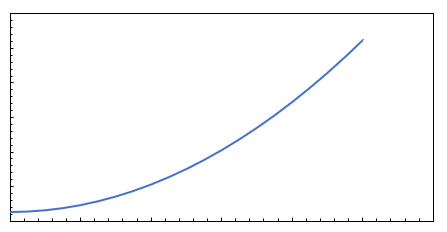
#> input picture t2.PNG, 447 x 232 px
$ python DBScan_graphic_img.py
#> lines starting #> are read from the running program, lines starting #| are printed output that depends on the picture; long printed decimals are rounded
#-------------------------------------------------------------------------------
# Name:        module1
# Purpose:
#
# Author:      Antonio
#
# Created:     29/06/2021
# Copyright:   (c) Antonio 2021
# Licence:     <your licence>
#-------------------------------------------------------------------------------

def main():

    import numpy as np
    import matplotlib.pyplot as plt
    import matplotlib.image as mpimg
    import pandas as pd
    from sklearn.cluster import DBSCAN
    from sklearn.preprocessing import scale


    img=mpimg.imread('t2.PNG')
#> img is the input picture: shape (232, 447, 4) float32; mean R, G, B, A 0.981, 0.982, 0.985, 1

    eps=0.15
##    eps=0.2  ## OBS: Usar no t3
    pmin=25

    # Pegando dados da imagem

    vec_x=[]
    vec_y=[]
    vec_r=[]
    vec_g=[]
    vec_b=[]
    vec_alpha=[]

    for i in range(len(img)):
        for j in range(len(img[i])):
            a=img[i,j]
            grava=True
            if (a[0]==1.0 and a[1]==1.0 and a[2]==1.0):
                grava=False
            if (grava):
                vec_x.append(float(j))
                vec_y.append(float(i))
                vec_r.append(a[0])
                vec_g.append(a[1])
                vec_b.append(a[2])
                vec_alpha.append(a[3])
#> after the loop, vec_alpha = 2621 values from 1 to 1; vec_b = 2621 values, max 1 at index 511, min 0 at index 0, mean 0.401; vec_g = 2621 values, max 0.996 at index 511, min 0 at index 0, mean 0.302; vec_r = 2621 values, max 0.996 at index 511, min 0 at index 0, mean 0.247; vec_x = 2621 values, max 433 at index 423, min 10 at index 0, mean 205.2; vec_y = 2621 values from 13 to 221

    ## Invertendo valores de y
    y_max=float(len(img))
#> y_max = 232
    print(vec_y[5],vec_y[500],vec_y[1000])
#| 13.0 42.0 114.0

    for i in range(len(vec_y)):
      vec_y[i] = y_max - vec_y[i]
#> after the loop, vec_y = 2621 values, max 219 at index 0, min 11 at index 2197, mean 96.95

    # Colocando dados em data_frame
    data = {'R':vec_r,'G':vec_g, 'B':vec_b, 'alpha':vec_alpha,'x':vec_x,'y':vec_y}
    df = pd.DataFrame (data, columns = ['R','G','B','alpha','x','y'])
#> df = table of 2621 rows and 6 columns
    print(df.head())
#|           R         G         B  alpha     x      y
#| 0  0  0  0    1.0  10.0  219.0
#| 1  0  0  0    1.0  11.0  219.0
#| 2  0  0  0    1.0  12.0  219.0
#| 3  0.003922  0.003922  0.003922    1.0  13.0  219.0
#| 4  0.003922  0.003922  0.003922    1.0  14.0  219.0
    print(df.tail())
#|              R         G         B  alpha      x     y
#| 2616  0  0  0    1.0  429.0  11.0
#| 2617  0  0  0    1.0  430.0  11.0
#| 2618  0  0  0    1.0  431.0  11.0
#| 2619  0  0  0    1.0  432.0  11.0
#| 2620  0.003922  0.003922  0.003922    1.0  433.0  11.0

##    ## Aplicando dbscan
##    X = np.column_stack((data['R'],data['G'],data['B'],data['alpha']))

    ## Aplicando dbscan com x,y e cores
    data1 = scale(df)
#> data1 = 2621 rows, first 6: [-0.815, -0.9, -0.956, 0, -1.44, 1.59], [-0.815, -0.9, -0.956, 0, -1.44, 1.59], [-0.815, -0.9, -0.956, 0, -1.43, 1.59], [-0.802, -0.889, -0.946, 0, -1.42, 1.59], [-0.802, -0.889, -0.946, 0, -1.42, 1.59], [-0.802, -0.889, -0.946, 0, -1.41, 1.59]
    X = np.column_stack((data1[:,0],data1[:,1],data1[:,2],data1[:,3],data1[:,4],data1[:,5]))
#> X has the same summary as data1

    clustering = DBSCAN(eps=eps, min_samples=pmin).fit(X)
    labels = clustering.labels_
#> labels = 2621 values, max 1 at index 488, min -1 at index 438, mean -0.19

    # Number of clusters in labels, ignoring noise if present.
    n_clusters_ = len(set(labels)) - (1 if -1 in labels else 0)
#> n_clusters_ = 2
    n_noise_ = list(labels).count(-1)
#> n_noise_ = 963

    print("Number of obtained clusters:",n_clusters_)
#| Number of obtained clusters: 2

    ## Fazendo dataframe com os labels
    data1 = {'R':vec_r,'G':vec_g, 'B':vec_b, 'alpha':vec_alpha, 'labels':labels ,'x':vec_x,'y':vec_y}
    df_cluster = pd.DataFrame (data1, columns = ['R','G','B','alpha','labels','x','y'])
#> df_cluster = table of 2621 rows and 7 columns
    df_cluster1 = df_cluster[df_cluster['labels']!=-1]
#> df_cluster1 = table of 1658 rows and 7 columns
    print(df_cluster1.head())
#|           R         G         B  alpha  labels     x      y
#| 0  0  0  0    1.0       0  10.0  219.0
#| 1  0  0  0    1.0       0  11.0  219.0
#| 2  0  0  0    1.0       0  12.0  219.0
#| 3  0.003922  0.003922  0.003922    1.0       0  13.0  219.0
#| 4  0.003922  0.003922  0.003922    1.0       0  14.0  219.0
    print(df_cluster1.tail())
#|              R         G         B  alpha  labels      x     y
#| 2616  0  0  0    1.0       0  429.0  11.0
#| 2617  0  0  0    1.0       0  430.0  11.0
#| 2618  0  0  0    1.0       0  431.0  11.0
#| 2619  0  0  0    1.0       0  432.0  11.0
#| 2620  0.003922  0.003922  0.003922    1.0       0  433.0  11.0

    ## Plotando grupos da clusterizacao
    groups = df_cluster1.groupby('labels')
    for name, group in groups:
        plt.plot(group['x'], group['y'], marker="o", linestyle="", label=name)
#> this loop made 2 passes
#> (name, group) on passes 1 to 2: (0, table of 1194 rows and 7 columns), (1, table of 464 rows and 7 columns)
    plt.legend()
    plt.show()
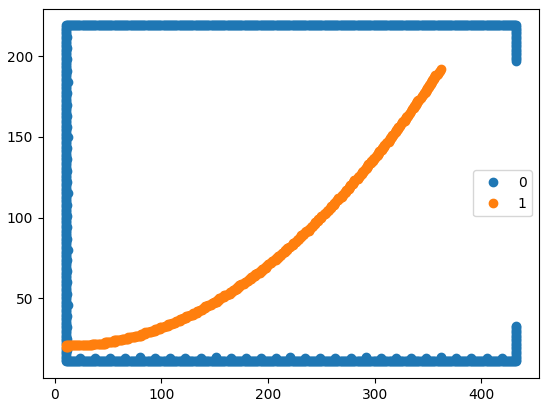
#> figure drawn by matplotlib, 1 panel

    ## Getting the axis from user
#> (the run stopped early here; a loop or call above may not have finished)

$ run again, with t3.PNG copied over t2.PNG
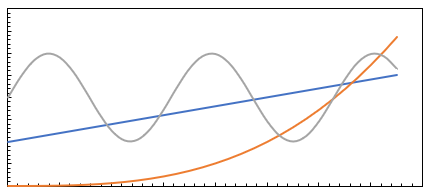
#> input picture t3.PNG, 433 x 195 px
#> in main, img is the input picture: shape (195, 433, 4) float32; mean R, G, B, A 0.972, 0.969, 0.969, 1
#> after the loop in main, `for i in range(len(img)):`: vec_alpha = 5451 values from 1 to 1; vec_b = 5451 values, max 1 at index 2622, min 0 at index 0, mean 0.525; vec_g = 5451 values, max 1 at index 4778, min 0 at index 0, mean 0.526; vec_r = 5451 values, max 1 at index 558, min 0 at index 0, mean 0.569; vec_x = 5451 values, max 422 at index 415, min 7 at index 0, mean 204.3; vec_y = 5451 values from 8 to 186
#> y_max = 195
#| 8.0 38.0 62.0
#> after the loop in main, `for i in range(len(vec_y)):`: vec_y = 5451 values, max 187 at index 0, min 9 at index 5035, mean 85.83
#> df = table of 5451 rows and 6 columns
#|           R         G         B  alpha     x      y
#| 0  0  0  0    1.0   7.0  187.0
#| 1  0  0  0    1.0   8.0  187.0
#| 2  0  0  0    1.0   9.0  187.0
#| 3  0  0  0    1.0  10.0  187.0
#| 4  0.003922  0.003922  0.003922    1.0  11.0  187.0
#|              R         G         B  alpha      x    y
#| 5446  0  0  0    1.0  418.0  9.0
#| 5447  0  0  0    1.0  419.0  9.0
#| 5448  0  0  0    1.0  420.0  9.0
#| 5449  0  0  0    1.0  421.0  9.0
#| 5450  0.003922  0.003922  0.003922    1.0  422.0  9.0
#> labels = 5451 values, max 9 at index 4475, min -1 at index 427, mean 1.25
#> n_clusters_ = 10
#> n_noise_ = 3325
#| Number of obtained clusters: 10
#> df_cluster = table of 5451 rows and 7 columns
#> df_cluster1 = table of 2126 rows and 7 columns
#|           R         G         B  alpha  labels     x      y
#| 0  0  0  0    1.0       0   7.0  187.0
#| 1  0  0  0    1.0       0   8.0  187.0
#| 2  0  0  0    1.0       0   9.0  187.0
#| 3  0  0  0    1.0       0  10.0  187.0
#| 4  0.003922  0.003922  0.003922    1.0       0  11.0  187.0
#|              R         G         B  alpha  labels      x    y
#| 5446  0  0  0    1.0       9  418.0  9.0
#| 5447  0  0  0    1.0       9  419.0  9.0
#| 5448  0  0  0    1.0       9  420.0  9.0
#| 5449  0  0  0    1.0       9  421.0  9.0
#| 5450  0.003922  0.003922  0.003922    1.0       9  422.0  9.0
#> the loop in main, `for name, group in groups:` made 10 passes
#> group on passes 1 to 8: table of 449 rows and 7 columns, table of 73 rows and 7 columns, table of 75 rows and 7 columns, table of 71 rows and 7 columns, table of 38 rows and 7 columns, table of 440 rows and 7 columns, table of 411 rows and 7 columns, table of 71 rows and 7 columns
#> in main, `plt.show()`:
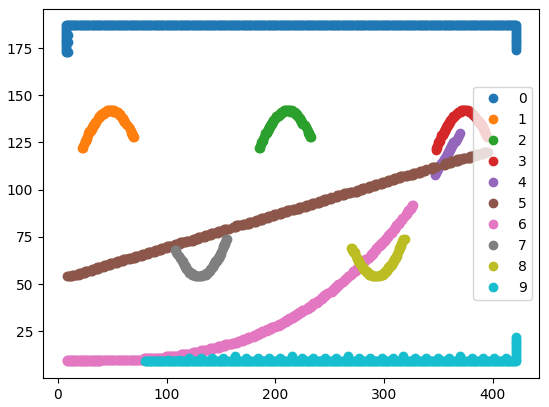
#> figure drawn by matplotlib, 1 panel
